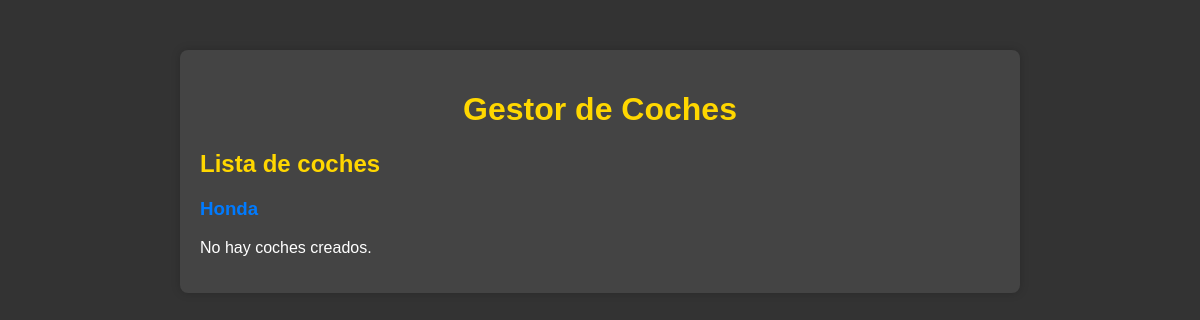
Page /marcas/1/coches/ on the earlier database version.
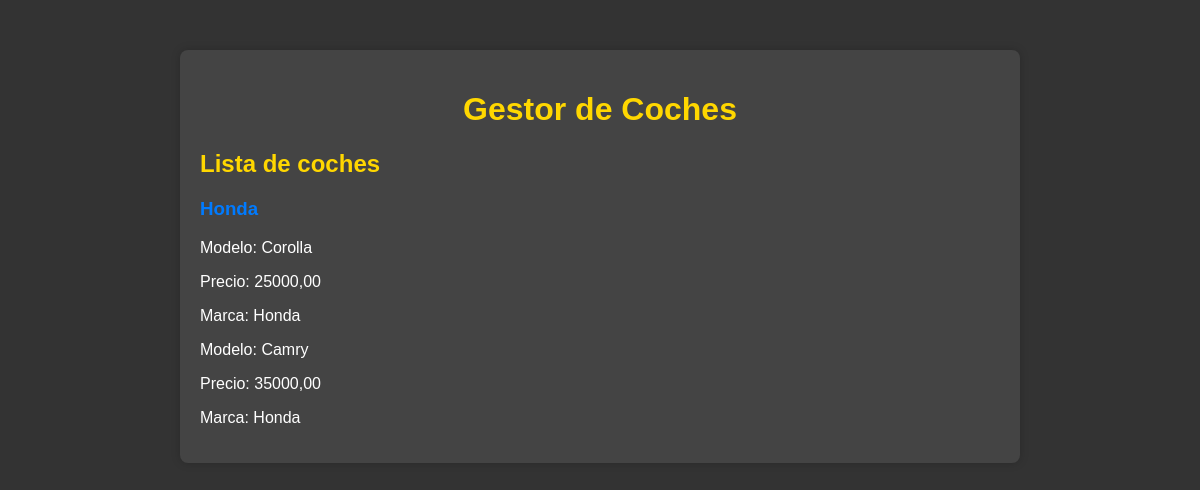
Same page on the later database version.
### appCarOutlet/models.py (models this page shows, shortened)
class Coche(models.Model):
    modelo = models.CharField(max_length=100)
    precio = models.DecimalField(max_digits=10, decimal_places=2)
    marca = models.ForeignKey(Marca, on_delete=models.CASCADE)
    categorias = models.ManyToManyField(Categoria)

class Marca(models.Model):
    nombre = models.CharField(max_length=100)
    def __str__(self):
        return self.nombre

### appCarOutlet/views.py (the view)
# urls.py: path('marcas/<int:marca_id>/coches/', views.index_coches, name='coches'),
def index_coches(request, marca_id):
	marca = get_object_or_404(Marca, pk=marca_id)
	coches =  marca.coche_set.all()
	context = {'marca': marca, 'coches' : coches }
	return render(request, 'coches.html', context)

### appCarOutlet/templates/coches.html (shortened to what this page needs)
{% extends "base.html" %}
{% block contenido %}
<link rel="stylesheet" href="coches.css">
<h2>Lista de coches</h2>
<h3>{{ marca.nombre }}</h3>
{% if coches %}
    <ul>
    {% for coche in coches %}
        <li>
            <p>Modelo: {{ coche.modelo }}</p>
            <p>Precio: {{ coche.precio|floatformat:2 }}</p>
			<p>Marca: {{ coche.marca }}</p>
        </li>
    {% endfor %}
    </ul>
{% else %}
    <p>No hay coches creados.</p>
{% endif %}
{% endblock %}

Differences in the rows shown:
added Coche: modelo "Corolla", precio "25000,00", marca "Honda"
added Coche: modelo "Camry", precio "35000,00", marca "Honda"
Other differences:
text no longer shown: "No hay coches creados."
